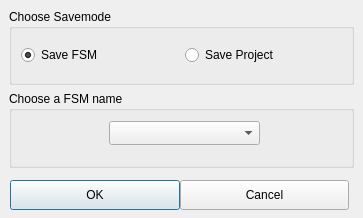
<ui version="4.0" >
 <author></author>
 <comment></comment>
 <exportmacro></exportmacro>
 <class>SaveDialog</class>
 <widget class="QDialog" name="SaveDialog" >
  <property name="geometry" >
   <rect>
    <x>0</x>
    <y>0</y>
    <width>363</width>
    <height>218</height>
   </rect>
  </property>
  <property name="minimumSize" >
   <size>
    <width>363</width>
    <height>218</height>
   </size>
  </property>
  <property name="maximumSize" >
   <size>
    <width>363</width>
    <height>218</height>
   </size>
  </property>
  <property name="windowTitle" >
   <string>Dialog</string>
  </property>
  <widget class="QGroupBox" name="groupBox" >
   <property name="geometry" >
    <rect>
     <x>9</x>
     <y>9</y>
     <width>345</width>
     <height>76</height>
    </rect>
   </property>
   <property name="title" >
    <string>Choose Savemode</string>
   </property>
   <layout class="QGridLayout" >
    <property name="margin" >
     <number>9</number>
    </property>
    <property name="spacing" >
     <number>6</number>
    </property>
    <item row="0" column="1" >
     <widget class="QRadioButton" name="SaveProject" >
      <property name="text" >
       <string>Save Project</string>
      </property>
      <property name="checked" >
       <bool>false</bool>
      </property>
     </widget>
    </item>
    <item row="0" column="0" >
     <widget class="QRadioButton" name="FSMButton" >
      <property name="text" >
       <string>Save FSM</string>
      </property>
      <property name="checked" >
       <bool>true</bool>
      </property>
     </widget>
    </item>
   </layout>
  </widget>
  <widget class="QPushButton" name="okButton" >
   <property name="geometry" >
    <rect>
     <x>10</x>
     <y>180</y>
     <width>170</width>
     <height>30</height>
    </rect>
   </property>
   <property name="text" >
    <string>OK</string>
   </property>
  </widget>
  <widget class="QPushButton" name="cancelButton" >
   <property name="geometry" >
    <rect>
     <x>180</x>
     <y>180</y>
     <width>169</width>
     <height>30</height>
    </rect>
   </property>
   <property name="text" >
    <string>Cancel</string>
   </property>
  </widget>
  <widget class="QGroupBox" name="FSMsaveName" >
   <property name="geometry" >
    <rect>
     <x>9</x>
     <y>91</y>
     <width>345</width>
     <height>77</height>
    </rect>
   </property>
   <property name="title" >
    <string>Choose a FSM name</string>
   </property>
   <widget class="QComboBox" name="savefsmname" >
    <property name="geometry" >
     <rect>
      <x>100</x>
      <y>30</y>
      <width>151</width>
      <height>24</height>
     </rect>
    </property>
   </widget>
  </widget>
 </widget>
 <pixmapfunction></pixmapfunction>
 <resources/>
 <connections>
  <connection>
   <sender>okButton</sender>
   <signal>clicked()</signal>
   <receiver>SaveDialog</receiver>
   <slot>accept()</slot>
   <hints>
    <hint type="sourcelabel" >
     <x>267</x>
     <y>297</y>
    </hint>
    <hint type="destinationlabel" >
     <x>96</x>
     <y>254</y>
    </hint>
   </hints>
  </connection>
  <connection>
   <sender>cancelButton</sender>
   <signal>clicked()</signal>
   <receiver>SaveDialog</receiver>
   <slot>reject()</slot>
   <hints>
    <hint type="sourcelabel" >
     <x>353</x>
     <y>333</y>
    </hint>
    <hint type="destinationlabel" >
     <x>179</x>
     <y>282</y>
    </hint>
   </hints>
  </connection>
  <connection>
   <sender>FSMButton</sender>
   <signal>toggled(bool)</signal>
   <receiver>savefsmname</receiver>
   <slot>setEnabled(bool)</slot>
   <hints>
    <hint type="sourcelabel" >
     <x>54</x>
     <y>61</y>
    </hint>
    <hint type="destinationlabel" >
     <x>143</x>
     <y>134</y>
    </hint>
   </hints>
  </connection>
 </connections>
</ui>
